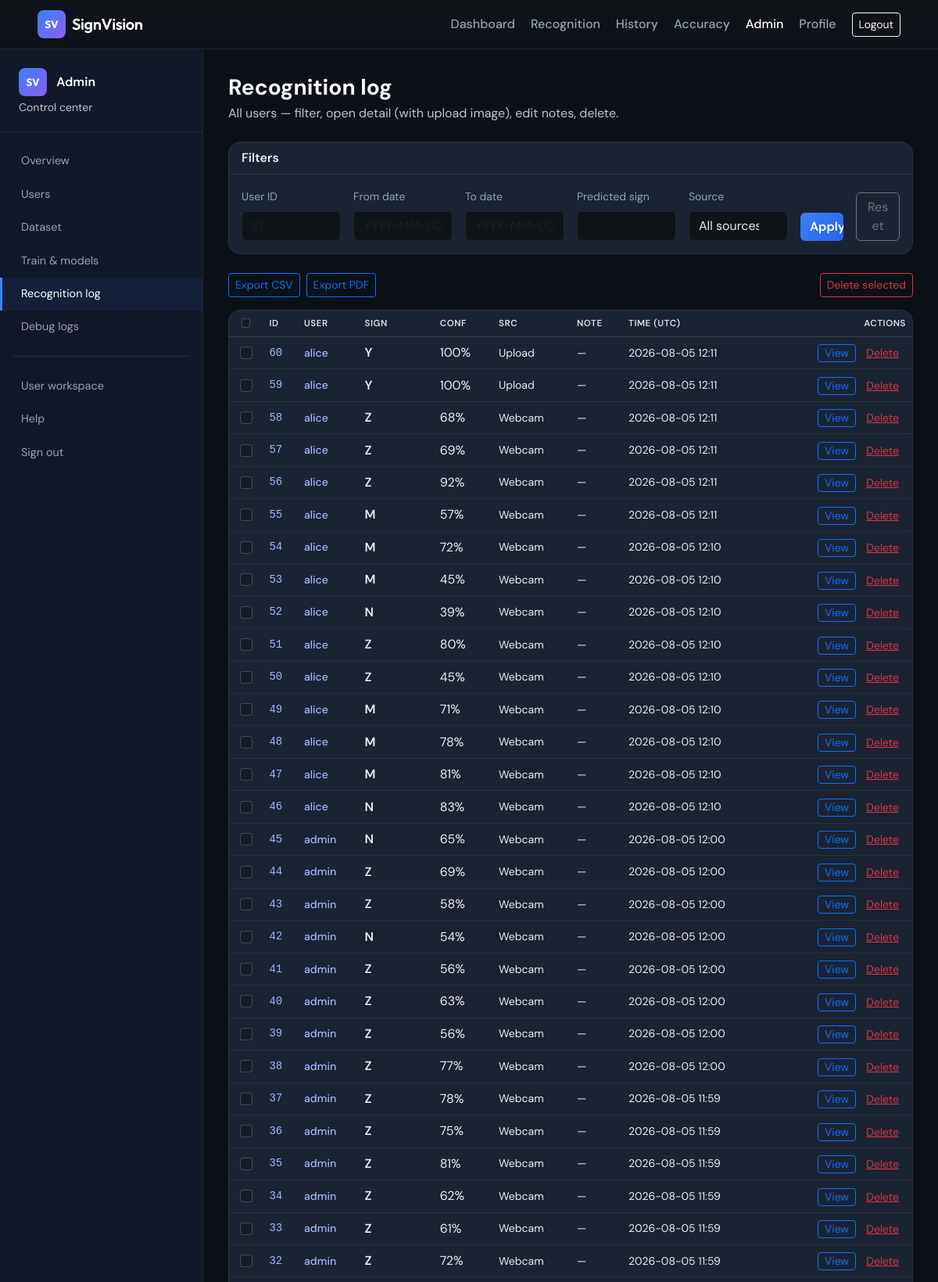
Page /admin/history (signed in, upper part) on the committed database.
### app/models.py (models this page shows, shortened)
class RecognitionHistory(db.Model):
    __tablename__ = "recognition_history"
    id = db.Column(db.Integer, primary_key=True)
    user_id = db.Column(db.Integer, db.ForeignKey("users.id"), nullable=False, index=True)
    predicted_sign = db.Column(db.String(64), nullable=False)
    confidence = db.Column(db.Float, nullable=False)
    created_at = db.Column(db.DateTime, default=datetime.utcnow, index=True)
    source = db.Column(db.String(32), default="webcam")
    user_note = db.Column(db.String(512), nullable=True)
    source_image_relpath = db.Column(db.String(512), nullable=True)

class User(UserMixin, db.Model):
    __tablename__ = "users"
    id = db.Column(db.Integer, primary_key=True)
    full_name = db.Column(db.String(120), nullable=False)
    email = db.Column(db.String(120), unique=True, nullable=False, index=True)
    username = db.Column(db.String(64), unique=True, nullable=False, index=True)
    password_hash = db.Column(db.String(256), nullable=False)
    is_admin = db.Column(db.Boolean, default=False)
    is_active = db.Column(db.Boolean, default=True)
    last_login = db.Column(db.DateTime)
    last_activity = db.Column(db.DateTime)
    created_at = db.Column(db.DateTime, default=datetime.utcnow)
    recognitions = db.relationship("RecognitionHistory", backref="user", lazy="dynamic")
    prediction_logs = db.relationship("PredictionLog", backref="user", lazy="dynamic")

### app/blueprints/admin.py (the view)
@bp.route("/history", methods=["GET"])
def history():
    form = AdminHistoryFilterForm(formdata=request.args)
    q = RecognitionHistory.query
    if request.args and form.validate():
        q = _apply_admin_history_filters(q, form)
    rows = q.order_by(desc(RecognitionHistory.created_at)).limit(500).all()
    return render_template("admin/history.html", rows=rows, form=form)

### app/forms.py
class AdminHistoryFilterForm(FlaskForm):
    class Meta:
        csrf = False
    user_id = StringField("User ID", validators=[Optional()])
    date_from = StringField("From date", validators=[Optional()])
    date_to = StringField("To date", validators=[Optional()])
    sign = StringField("Predicted sign", validators=[Optional()])
    source = SelectField(
        "Source",
        choices=[
            ("", "All sources"),
            ("webcam", "Webcam"),
            ("upload", "File upload"),
        ],
        validators=[Optional()],
    )
    submit = SubmitField("Apply filters")

### app/blueprints/admin.py (called while the page is built)
@bp.before_request
def _require_admin():
    from flask import abort
    if not current_user.is_authenticated:
        return redirect(url_for("auth.login", next=request.path))
    if not current_user.is_admin:
        abort(403)

### templates/admin/history.html (shortened to what this page needs)
{% extends "admin/base_admin.html" %}
{% block admin_header %}
<div class="mb-4">
  <h1 class="h3 fw-bold text-white mb-1">Recognition log</h1>
  <p class="admin-text-subtle mb-0">All users — filter, open detail (with upload image), edit notes, delete.</p>
</div>
{% endblock %}
{% block admin_body %}
<form method="get" class="card card-app mb-4">
  <div class="card-header">Filters</div>
  <div class="card-body">
    <div class="row g-3 align-items-end">
      <div class="col-md-2">{{ form.user_id.label(class="form-label") }}{{ form.user_id(class="form-control", placeholder="ID") }}</div>
      <div class="col-md-2">{{ form.date_from.label(class="form-label") }}{{ form.date_from(class="form-control", placeholder="YYYY-MM-DD") }}</div>
      <div class="col-md-2">{{ form.date_to.label(class="form-label") }}{{ form.date_to(class="form-control", placeholder="YYYY-MM-DD") }}</div>
      <div class="col-md-2">{{ form.sign.label(class="form-label") }}{{ form.sign(class="form-control") }}</div>
      <div class="col-md-2">{{ form.source.label(class="form-label") }}{{ form.source(class="form-select") }}</div>
      <div class="col-md-1">{{ form.submit(class="btn btn-accent w-100") }}</div>
      <div class="col-md-1"><a href="{{ url_for('admin.history') }}" class="btn btn-outline-secondary w-100">Reset</a></div>
    </div>
  </div>
</form>
<div class="d-flex flex-wrap justify-content-between align-items-center gap-2 mb-3">
  <div class="d-flex gap-2">
    <a href="{{ url_for('admin.history_export_csv') }}" class="btn btn-sm btn-outline-primary">Export CSV</a>
    <a href="{{ url_for('admin.history_export_pdf') }}" class="btn btn-sm btn-outline-primary">Export PDF</a>
  </div>
  <button type="submit" form="adminHistBulk" class="btn btn-sm btn-outline-danger" id="adminBulkHistBtn">Delete selected</button>
</div>
<div class="table-responsive card card-app p-0">
  <table class="table table-dark-custom mb-0 admin-table align-middle">
    <thead>
      <tr>
        <th class="text-center"><input type="checkbox" class="form-check-input" id="adminSelectAllHist" aria-label="Select all"></th>
        <th>ID</th>
        <th>User</th>
        <th>Sign</th>
        <th>Conf</th>
        <th>Src</th>
        <th>Note</th>
        <th>Time (UTC)</th>
        <th class="text-end">Actions</th>
      </tr>
    </thead>
    <tbody>
      {% for r in rows %}
      <tr>
        <td class="text-center"><input type="checkbox" class="form-check-input admin-row-hist" name="ids" value="{{ r.id }}" form="adminHistBulk"></td>
        <td class="font-monospace small"><a class="admin-link" href="{{ url_for('admin.history_record', rid=r.id) }}">{{ r.id }}</a></td>
        <td class="small">{% if r.user %}<a class="admin-link" href="{{ url_for('admin.user_detail', uid=r.user_id) }}">{{ r.user.username }}</a>{% else %}{{ r.user_id }}{% endif %}</td>
        <td class="fw-semibold">{{ r.predicted_sign }}</td>
        <td>{{ "%.0f"|format(r.confidence * 100) }}%</td>
        <td class="small text-capitalize">{{ r.source or '—' }}</td>
        <td class="small admin-text-subtle text-truncate" style="max-width:7rem;">{{ (r.user_note or '')[:32] }}{% if r.user_note and r.user_note|length > 32 %}…{% elif not r.user_note %}—{% endif %}</td>
        <td class="small admin-text-subtle">{{ r.created_at.strftime('%Y-%m-%d %H:%M') if r.created_at else '—' }}</td>
        <td class="text-end text-nowrap">
          <a class="btn btn-sm btn-outline-primary py-0" href="{{ url_for('admin.history_record', rid=r.id) }}">View</a>
          <form method="post" action="{{ url_for('admin.history_record_delete', rid=r.id) }}" class="d-inline" onsubmit="return confirm('Delete record #{{ r.id }}?');">
            <button type="submit" class="btn btn-sm btn-link text-danger py-0">Delete</button>
          </form>
        </td>
      </tr>
      {% else %}
      <tr><td colspan="9" class="admin-text-subtle p-4">No rows match.</td></tr>
      {% endfor %}
    </tbody>
  </table>
</div>
{% endblock %}

### static/css/app.css (style rules this page uses)
:root { --app-bg: #0f1419; --app-surface: #1a2332; --app-border: rgba(255, 255, 255, 0.08); --accent: #3b82f6; --accent-2: #8b5cf6; --text: #e8eef4; --muted: #94a3b8; }
.app-body { min-height: 100vh; display: flex; flex-direction: column; background: linear-gradient(180deg, #0b0f14 0%, #121a24 40%, #0f1419 100%); color: var(--text); font-family: "DM Sans", system-ui, sans-serif; }
.btn-accent { background: linear-gradient(135deg, var(--accent), #2563eb); border: none; color: #fff; font-weight: 600; }
.card-app { background: var(--app-surface); border: 1px solid var(--app-border); border-radius: 1rem; color: var(--text); }
.card-app .card-header { background: transparent; border-bottom: 1px solid var(--app-border); font-weight: 600; }
.form-control, .form-select { background: #0f1419; border: 1px solid var(--app-border); color: var(--text); }
.form-label { color: var(--muted); font-size: 0.875rem; }
.table-dark-custom { --bs-table-bg: transparent; color: var(--text); }
.table-dark-custom thead { color: var(--muted); font-size: 0.8rem; text-transform: uppercase; letter-spacing: 0.04em; }
.admin-panel .admin-text-subtle { color: var(--admin-subtle) !important; }
.admin-panel .admin-table thead th { color: #d8e0ea !important; font-weight: 600; font-size: 0.72rem; letter-spacing: 0.05em; text-transform: uppercase; border-bottom-color: rgba(255, 255, 255, 0.12); }
.admin-panel .admin-table tbody td { color: var(--admin-readable) !important; border-color: rgba(255, 255, 255, 0.06); }
.admin-panel .admin-link { color: #a5b4fc !important; font-weight: 500; text-decoration: none; }
.admin-panel .form-check-input { background-color: #151c28; border-color: rgba(255, 255, 255, 0.2); }

### rows in the picture
RecognitionHistory: id "60", user.username "alice", predicted_sign "Y", r.confidence*100 "100", source "Upload", created_at "2026-08-05 12:11"
RecognitionHistory: id "59", user.username "alice", predicted_sign "Y", r.confidence*100 "100", source "Upload", created_at "2026-08-05 12:11"
RecognitionHistory: id "58", user.username "alice", predicted_sign "Z", r.confidence*100 "68", source "Webcam", created_at "2026-08-05 12:11"
RecognitionHistory: id "57", user.username "alice", predicted_sign "Z", r.confidence*100 "69", source "Webcam", created_at "2026-08-05 12:11"
RecognitionHistory: id "56", user.username "alice", predicted_sign "Z", r.confidence*100 "92", source "Webcam", created_at "2026-08-05 12:11"
RecognitionHistory: id "55", user.username "alice", predicted_sign "M", r.confidence*100 "57", source "Webcam", created_at "2026-08-05 12:11"
RecognitionHistory: id "54", user.username "alice", predicted_sign "M", r.confidence*100 "72", source "Webcam", created_at "2026-08-05 12:10"
RecognitionHistory: id "53", user.username "alice", predicted_sign "M", r.confidence*100 "45", source "Webcam", created_at "2026-08-05 12:10"
RecognitionHistory: id "52", user.username "alice", predicted_sign "N", r.confidence*100 "39", source "Webcam", created_at "2026-08-05 12:10"
RecognitionHistory: id "51", user.username "alice", predicted_sign "Z", r.confidence*100 "80", source "Webcam", created_at "2026-08-05 12:10"
RecognitionHistory: id "50", user.username "alice", predicted_sign "Z", r.confidence*100 "45", source "Webcam", created_at "2026-08-05 12:10"
RecognitionHistory: id "49", user.username "alice", predicted_sign "M", r.confidence*100 "71", source "Webcam", created_at "2026-08-05 12:10"
RecognitionHistory: id "48", user.username "alice", predicted_sign "M", r.confidence*100 "78", source "Webcam", created_at "2026-08-05 12:10"
RecognitionHistory: id "47", user.username "alice", predicted_sign "M", r.confidence*100 "81", source "Webcam", created_at "2026-08-05 12:10"
RecognitionHistory: id "46", user.username "alice", predicted_sign "N", r.confidence*100 "83", source "Webcam", created_at "2026-08-05 12:10"
RecognitionHistory: id "45", user.username "admin", predicted_sign "N", r.confidence*100 "65", source "Webcam", created_at "2026-08-05 12:00"
RecognitionHistory: id "44", user.username "admin", predicted_sign "Z", r.confidence*100 "69", source "Webcam", created_at "2026-08-05 12:00"
RecognitionHistory: id "43", user.username "admin", predicted_sign "Z", r.confidence*100 "58", source "Webcam", created_at "2026-08-05 12:00"
RecognitionHistory: id "42", user.username "admin", predicted_sign "N", r.confidence*100 "54", source "Webcam", created_at "2026-08-05 12:00"
RecognitionHistory: id "41", user.username "admin", predicted_sign "Z", r.confidence*100 "56", source "Webcam", created_at "2026-08-05 12:00"
RecognitionHistory: id "40", user.username "admin", predicted_sign "Z", r.confidence*100 "63", source "Webcam", created_at "2026-08-05 12:00"
RecognitionHistory: id "39", user.username "admin", predicted_sign "Z", r.confidence*100 "56", source "Webcam", created_at "2026-08-05 12:00"
RecognitionHistory: id "38", user.username "admin", predicted_sign "Z", r.confidence*100 "77", source "Webcam", created_at "2026-08-05 12:00"
RecognitionHistory: id "37", user.username "admin", predicted_sign "Z", r.confidence*100 "78", source "Webcam", created_at "2026-08-05 11:59"
RecognitionHistory: id "36", user.username "admin", predicted_sign "Z", r.confidence*100 "75", source "Webcam", created_at "2026-08-05 11:59"
RecognitionHistory: id "35", user.username "admin", predicted_sign "Z", r.confidence*100 "81", source "Webcam", created_at "2026-08-05 11:59"
RecognitionHistory: id "34", user.username "admin", predicted_sign "Z", r.confidence*100 "62", source "Webcam", created_at "2026-08-05 11:59"
RecognitionHistory: id "33", user.username "admin", predicted_sign "Z", r.confidence*100 "61", source "Webcam", created_at "2026-08-05 11:59"
RecognitionHistory: id "32", user.username "admin", predicted_sign "Z", r.confidence*100 "72", source "Webcam", created_at "2026-08-05 11:59"
